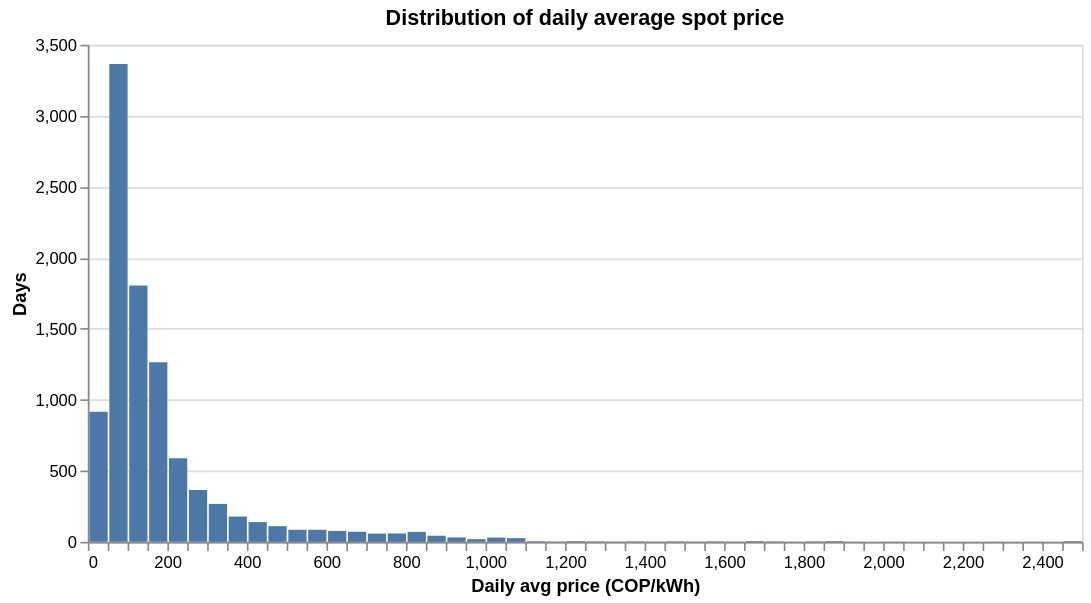

This figure's notebook cell:
### Markdown cell above
## 3. Price distribution

### Code cell
alt.Chart(precio_daily).mark_bar().encode(
    x=alt.X("precio_daily_avg:Q", bin=alt.Bin(maxbins=100), title="Daily avg price (COP/kWh)"),
    y=alt.Y("count()", title="Days"),
).properties(width=600, height=300, title="Distribution of daily average spot price")

### Figure 1 — Vega specification as saved in the notebook (floating-point values rounded to 4 significant figures)
{"$schema": "https://vega.github.io/schema/vega/v5.json", "data": [{"name": "source_0", "values": [{"__count": 916, "bin_maxbins_100_precio_daily_avg": 0.0, "bin_maxbins_100_precio_daily_avg_end": 50.0}, {"__count": 3365, "bin_maxbins_100_precio_daily_avg": 50.0, "bin_maxbins_100_precio_daily_avg_end": 100.0}, {"__count": 1805, "bin_maxbins_100_precio_daily_avg": 100.0, "bin_maxbins_100_precio_daily_avg_end": 150.0}, {"__count": 1265, "bin_maxbins_100_precio_daily_avg": 150.0, "bin_maxbins_100_precio_daily_avg_end": 200.0}, {"__count": 588, "bin_maxbins_100_precio_daily_avg": 200.0, "bin_maxbins_100_precio_daily_avg_end": 250.0}, {"__count": 365, "bin_maxbins_100_precio_daily_avg": 250.0, "bin_maxbins_100_precio_daily_avg_end": 300.0}, {"__count": 267, "bin_maxbins_100_precio_daily_avg": 300.0, "bin_maxbins_100_precio_daily_avg_end": 350.0}, {"__count": 178, "bin_maxbins_100_precio_daily_avg": 350.0, "bin_maxbins_100_precio_daily_avg_end": 400.0}, {"__count": 139, "bin_maxbins_100_precio_daily_avg": 400.0, "bin_maxbins_100_precio_daily_avg_end": 450.0}, {"__count": 110, "bin_maxbins_100_precio_daily_avg": 450.0, "bin_maxbins_100_precio_daily_avg_end": 500.0}, {"__count": 58, "bin_maxbins_100_precio_daily_avg": 700.0, "bin_maxbins_100_precio_daily_avg_end": 750.0}, {"__count": 43, "bin_maxbins_100_precio_daily_avg": 850.0, "bin_maxbins_100_precio_daily_avg_end": 900.0}, {"__count": 70, "bin_maxbins_100_precio_daily_avg": 800.0, "bin_maxbins_100_precio_daily_avg_end": 850.0}, {"__count": 31, "bin_maxbins_100_precio_daily_avg": 900.0, "bin_maxbins_100_precio_daily_avg_end": 950.0}, {"__count": 19, "bin_maxbins_100_precio_daily_avg": 950.0, "bin_maxbins_100_precio_daily_avg_end": 1000.0}, {"__count": 5, "bin_maxbins_100_precio_daily_avg": 1200.0, "bin_maxbins_100_precio_daily_avg_end": 1250.0}, {"__count": 2, "bin_maxbins_100_precio_daily_avg": 1600.0, "bin_maxbins_100_precio_daily_avg_end": 1650.0}, {"__count": 5, "bin_maxbins_100_precio_daily_avg": 1850.0, "bin_maxbins_100_precio_daily_avg_end": 1900.0}, {"__count": 3, "bin_maxbins_100_precio_daily_avg": 1700.0, "bin_maxbins_100_precio_daily_avg_end": 1750.0}, {"__count": 3, "bin_maxbins_100_precio_daily_avg": 1800.0, "bin_maxbins_100_precio_daily_avg_end": 1850.0}, {"__count": 1, "bin_maxbins_100_precio_daily_avg": 1900.0, "bin_maxbins_100_precio_daily_avg_end": 1950.0}, {"__count": 77, "bin_maxbins_100_precio_daily_avg": 600.0, "bin_maxbins_100_precio_daily_avg_end": 650.0}, {"__count": 30, "bin_maxbins_100_precio_daily_avg": 1000.0, "bin_maxbins_100_precio_daily_avg_end": 1050.0}, {"__count": 2, "bin_maxbins_100_precio_daily_avg": 1150.0, "bin_maxbins_100_precio_daily_avg_end": 1200.0}, {"__count": 85, "bin_maxbins_100_precio_daily_avg": 550.0, "bin_maxbins_100_precio_daily_avg_end": 600.0}, {"__count": 59, "bin_maxbins_100_precio_daily_avg": 750.0, "bin_maxbins_100_precio_daily_avg_end": 800.0}, {"__count": 71, "bin_maxbins_100_precio_daily_avg": 650.0, "bin_maxbins_100_precio_daily_avg_end": 700.0}, {"__count": 85, "bin_maxbins_100_precio_daily_avg": 500.0, "bin_maxbins_100_precio_daily_avg_end": 550.0}, {"__count": 26, "bin_maxbins_100_precio_daily_avg": 1050.0, "bin_maxbins_100_precio_daily_avg_end": 1100.0}, {"__count": 4, "bin_maxbins_100_precio_daily_avg": 1100.0, "bin_maxbins_100_precio_daily_avg_end": 1150.0}, {"__count": 3, "bin_maxbins_100_precio_daily_avg": 1250.0, "bin_maxbins_100_precio_daily_avg_end": 1300.0}, {"__count": 3, "bin_maxbins_100_precio_daily_avg": 1350.0, "bin_maxbins_100_precio_daily_avg_end": 1400.0}, {"__count": 2, "bin_maxbins_100_precio_daily_avg": 1400.0, "bin_maxbins_100_precio_daily_avg_end": 1450.0}, {"__count": 2, "bin_maxbins_100_precio_daily_avg": 1300.0, "bin_maxbins_100_precio_daily_avg_end": 1350.0}, {"__count": 3, "bin_maxbins_100_precio_daily_avg": 1450.0, "bin_maxbins_100_precio_daily_avg_end": 1500.0}, {"__count": 5, "bin_maxbins_100_precio_daily_avg": 2450.0, "bin_maxbins_100_precio_daily_avg_end": 2500.0}, {"__count": 3, "bin_maxbins_100_precio_daily_avg": 1550.0, "bin_maxbins_100_precio_daily_avg_end": 1600.0}, {"__count": 2, "bin_maxbins_100_precio_daily_avg": 1500.0, "bin_maxbins_100_precio_daily_avg_end": 1550.0}, {"__count": 5, "bin_maxbins_100_precio_daily_avg": 1650.0, "bin_maxbins_100_precio_daily_avg_end": 1700.0}, {"__count": 1, "bin_maxbins_100_precio_daily_avg": 2250.0, "bin_maxbins_100_precio_daily_avg_end": 2300.0}, {"__count": 1, "bin_maxbins_100_precio_daily_avg": 2000.0, "bin_maxbins_100_precio_daily_avg_end": 2050.0}, {"__count": 1, "bin_maxbins_100_precio_daily_avg": 1750.0, "bin_maxbins_100_precio_daily_avg_end": 1800.0}, {"__count": 1, "bin_maxbins_100_precio_daily_avg": 2350.0, "bin_maxbins_100_precio_daily_avg_end": 2400.0}]}, {"name": "source_0_y_domain___count", "values": [{"min": 1, "max": 3365}]}], "signals": [{"name": "bin_maxbins_100_precio_daily_avg_bins", "value": {"fields": ["precio_daily_avg"], "fname": "bin_precio_daily_avg", "start": 0.0, "step": 50.0, "stop": 2500.0}}], "marks": [{"type": "rect", "name": "marks", "from": {"data": "source_0"}, "encode": {"update": {"fill": {"value": "#4c78a8"}, "y2": {"value": 0, "scale": "y"}, "x2": {"field": "bin_maxbins_100_precio_daily_avg", "scale": "x", "offset": {"signal": "0.5 + (abs(scale(\"x\", datum[\"bin_maxbins_100_precio_daily_avg_end\"]) - scale(\"x\", datum[\"bin_maxbins_100_precio_daily_avg\"])) < 0.25 ? -0.5 * (0.25 - (abs(scale(\"x\", datum[\"bin_maxbins_100_precio_daily_avg_end\"]) - scale(\"x\", datum[\"bin_maxbins_100_precio_daily_avg\"])))) : 0.5)"}}, "y": {"field": "__count", "scale": "y"}, "x": {"field": "bin_maxbins_100_precio_daily_avg_end", "scale": "x", "offset": {"signal": "0.5 + (abs(scale(\"x\", datum[\"bin_maxbins_100_precio_daily_avg_end\"]) - scale(\"x\", datum[\"bin_maxbins_100_precio_daily_avg\"])) < 0.25 ? 0.5 * (0.25 - (abs(scale(\"x\", datum[\"bin_maxbins_100_precio_daily_avg_end\"]) - scale(\"x\", datum[\"bin_maxbins_100_precio_daily_avg\"])))) : -0.5)"}}}}, "style": ["bar"]}], "scales": [{"name": "x", "type": "linear", "domain": {"signal": "[bin_maxbins_100_precio_daily_avg_bins.start, bin_maxbins_100_precio_daily_avg_bins.stop]"}, "range": [0, {"signal": "width"}], "bins": {"signal": "bin_maxbins_100_precio_daily_avg_bins"}, "zero": false}, {"name": "y", "type": "linear", "domain": [{"signal": "(data(\"source_0_y_domain___count\")[0] || {}).min"}, {"signal": "(data(\"source_0_y_domain___count\")[0] || {}).max"}], "range": [{"signal": "height"}, 0], "zero": true, "nice": true}], "axes": [{"scale": "y", "ticks": false, "zindex": 0, "domain": false, "aria": false, "orient": "left", "labels": false, "minExtent": 0, "grid": true, "tickCount": {"signal": "ceil(height/40)"}, "gridScale": "x", "maxExtent": 0}, {"scale": "x", "zindex": 0, "title": "Daily avg price (COP/kWh)", "labelFlush": true, "labelOverlap": true, "tickCount": {"signal": "ceil(width/10)"}, "orient": "bottom", "grid": false}, {"scale": "y", "orient": "left", "grid": false, "title": "Days", "labelOverlap": true, "tickCount": {"signal": "ceil(height/40)"}, "zindex": 0}], "title": {"text": "Distribution of daily average spot price", "frame": "group"}, "padding": 5, "height": 300, "style": "cell", "width": 600, "background": "white"}
